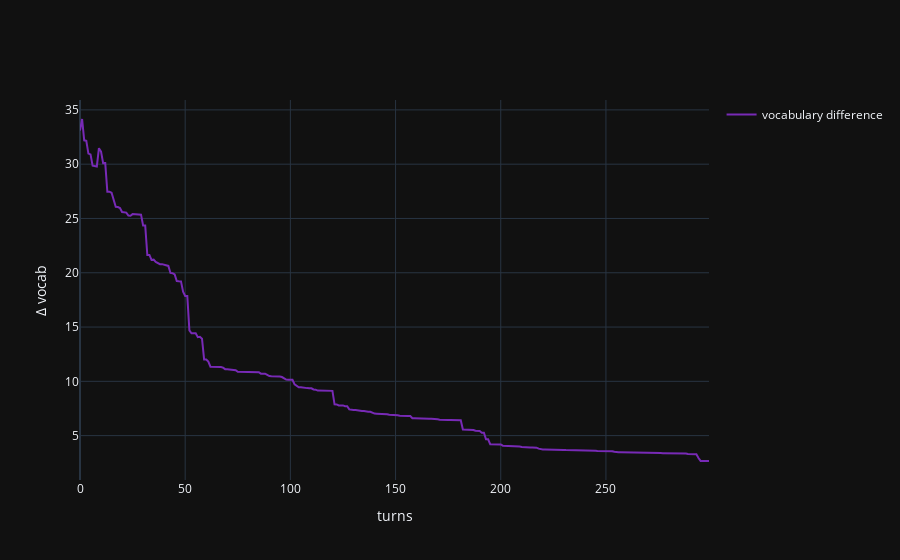

Write notebook code for a chart like this one.
### Code cell
fig = plot(vocab_dif.numpy(), 'vocabulary difference')
fig.update_layout(
    # title='Dyadic interaction in a random environment',
    yaxis_title='Δ P(w|m)',
    xaxis_title='turns'
)
fig.show()

### Figure 1 — Plotly figure (JSON) as saved in the notebook; plotly's stock layout.template omitted (floating-point values rounded to 4 significant figures; data arrays with more than 128 entries replaced by an {"elided": "..."} marker saying what was removed)
{"data": [{"legendgroup": "vocabulary difference", "line": {"color": "#782AB6"}, "mode": "lines", "name": "vocabulary difference", "showlegend": true, "x": {"elided": "300 int values"}, "y": {"elided": "300 float values"}, "type": "scatter"}], "layout": {"yaxis": {"title": {"text": "Δ vocab"}}, "xaxis": {"title": {"text": "turns"}}}}
